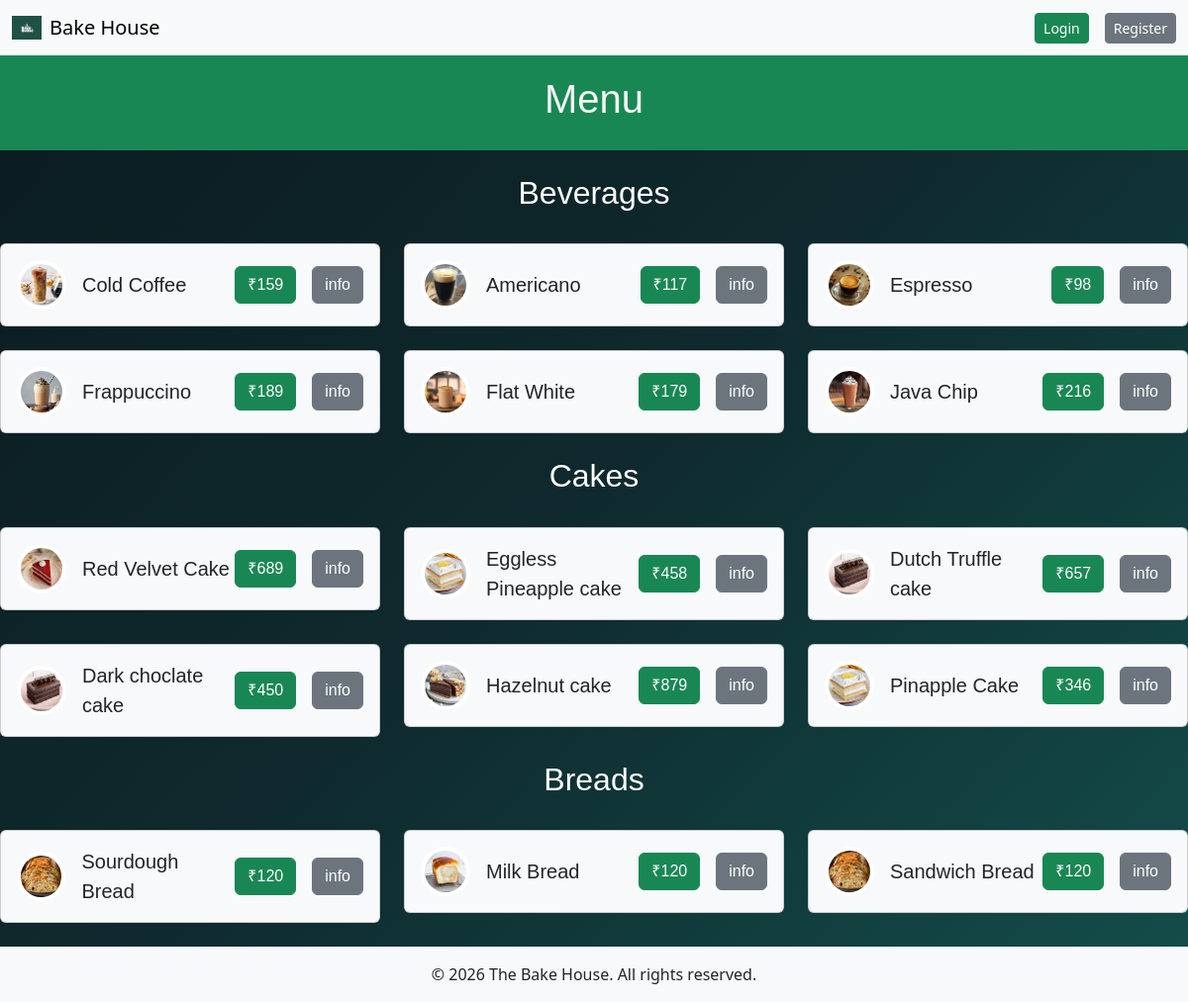
The page /menu on the database its author committed.
### app.py (models this page shows)
class MenuItem(db.Model):
    id = db.Column(db.Integer, primary_key=True)
    name = db.Column(db.String(100), nullable=False)
    category = db.Column(db.String(50), nullable=False)
    price = db.Column(db.Float, nullable=False)
    info=db.Column(db.String(500),nullable=True)
    image = db.Column(db.String(200), nullable=False)  #filename only

### app.py (the view)
@app.route('/menu')
def menu():
    items=MenuItem.query.all()
    return render_template('menu.html',items=items)

### templates/menu.html (shortened to what this page needs)
{% extends "base.html" %}
{% block content %}
<header class="bg-success p-2 bg-10 text-white py-1 margin-top-3 ">
    <div class="container-fluid text-left bg- py-3 px-4 rounded">
        <h1 class="fs-xs  " >Menu</h1>
    </div>
</header>
<br>
<main class="flex-grow-1">
    <div class="row justify-content-center g-4">
        <section id="Beverages">
            <div class="row justify-content-center g-4">
                <h2 class="fs-xs text-white text-center">Beverages</h2>
                {% for item in items %}
                    {% if item.category == "Beverages" %}
                        <div class="col-12 col-md-4">
                            <div class="card bg-light p-2 bg-10  flex-row align-items-center p-3">
                                <img src="{{ url_for('static', filename='images/' ~ item.image) }}"
                                    alt="{{ item.name }}" class="circle-img-recommendation me-3">
                                <p class="mb-0 fs-5">{{ item.name }}</p>
                                <div class="d-flex gap-2 ms-auto">
                                    <button type="button" class="btn btn-success me-2">₹{{ item.price|int }}</button>
                                    <button type="button" class="btn btn-secondary">info</button>
                                </div>
                            </div>
                        </div>
                    {% endif %}
                {% endfor %}
            </div>
        </section>
        <br>
        <section id="Cakes">
            <div class="row justify-content-center g-4">
                <h2 class="fs-xs text-white text-center">Cakes</h2>
                {% for item in items %}
                    {% if item.category == "Cakes" %}
                        <div class="col-12 col-md-4">
                            <div class="card bg-light flex-row align-items-center p-3">
                                <img src="{{ url_for('static', filename='images/' ~ item.image) }}"
                                    alt="{{ item.name }}" class="circle-img-recommendation me-3">
                                <p class="mb-0 fs-5">{{ item.name }}</p>
                                <div class="d-flex  gap-2 ms-auto">
                                    <button type="button" class="btn btn-success me-2">₹{{ item.price|int }}</button>
                                    <button type="button" class="btn btn-secondary">info</button>
                                </div>
                            </div>
                        </div>
                    {% endif %}
                {% endfor %}
            </div>
        </section>
        <br>
        <section id="breads">
            <div class="row justify-content-center g-4">
                <h2 class="fs-xs text-white text-center">Breads</h2>
                {% for item in items %}
                    {% if item.category == "Breads" %}
                        <div class="col-12 col-md-4">
                            <div class="card bg-light flex-row align-items-center p-3">
                                <img src="{{ url_for('static', filename='images/' ~ item.image) }}"
                                    alt="{{ item.name }}" class="circle-img-recommendation me-3">
                                <p class="mb-0 fs-5">{{ item.name }}</p>
                                <div class="d-flex gap-2 ms-auto">
                                    <button type="button" class="btn btn-success me-2">₹{{ item.price|int }}</button>
                                    <button type="button" class="btn btn-secondary">info</button>
                                </div>
                            </div>
                        </div>
                    {% endif %}
                {% endfor %}
            </div>
        </section>
    </div>
</main>
{% endblock %}

### templates/base.html (shortened to what this page needs)
<!doctype html>
<html lang="en">
    <head>
        <link rel="stylesheet" href="static/style.css">
        <link href="https://cdn.jsdelivr.net/npm/bootstrap@5.3.3/dist/css/bootstrap.min.css" rel="stylesheet">
        <link rel="stylesheet" href="style.css">
    </head>
    <body class="d-flex flex-column min-vh-100">
        <nav class="navbar bg-light sticky-top" data-bs-theme="light">
            <div class="container-fluid">
                <a class="navbar-brand d-flex align-items-center brand-text" href="{{ url_for('index')}}">
                    <img src="{{ url_for('static', filename='images/cafe.jpg') }}"
                    alt="Logo" width="30" height="24" class="brand-logo me-2">
                    Bake House
                </a>
                <div class="ms-auto d-flex align-items-center gap-3">
                        <a class="btn btn-sm btn-success" href="{{url_for('login')}}">Login</a>
                        <a class="btn btn-sm btn-secondary" href="{{url_for('register')}}">Register</a>
        </div>
            </div>
        </nav>
        {% block content %}
        {% endblock %}
        <footer class="bg-light py-3  mt-4">
            <div class="container text-center">
                <p class="mb-0">&copy; 2026 The Bake House. All rights reserved.</p>
            </div>
        </footer>
    </body>
</html>

### static/style.css (style rules this page uses)
body { background: linear-gradient(135deg, #0a1a1f, #0f2a2e, #134e4a); }
h1 { font-family: 'fantasy', copperplate, sans-serif; color:whitesmoke; text-align: center; }
main { font-family: 'times-new-roman', sans-serif; }
.circle-img-recommendation { width: 50px; height: 50px; object-fit: cover; border-radius: 50%; border: 4px solid #fff; }

### rows shown on the page
MenuItem: image (picture), name "Cold Coffee", price "159"
MenuItem: image (picture), name "Americano", price "117"
MenuItem: image (picture), name "Espresso", price "98"
MenuItem: image (picture), name "Frappuccino", price "189"
MenuItem: image (picture), name "Flat White", price "179"
MenuItem: image (picture), name "Java Chip", price "216"
MenuItem: image (picture), name "Red Velvet Cake", price "689"
MenuItem: image (picture), name "Eggless Pineapple cake", price "458"
MenuItem: image (picture), name "Dutch Truffle cake", price "657"
MenuItem: image (picture), name "Dark choclate cake", price "450"
MenuItem: image (picture), name "Hazelnut cake", price "879"
MenuItem: image (picture), name "Pinapple Cake", price "346"
MenuItem: image (picture), name "Sourdough Bread", price "120"
MenuItem: image (picture), name "Milk Bread", price "120"
MenuItem: image (picture), name "Sandwich Bread", price "120"
